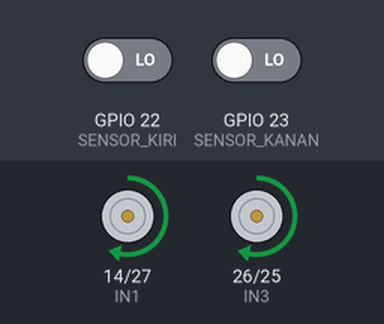
Bench run of a sketch on a simulated ESP32. Shown: motor-driver pin pairs drawn as motors (green arrow = first pin HIGH = forward, orange = second pin HIGH = backward, longer = more drive, scaled by the enable pin). The inputs (shaded band) are chosen by the test bench; at power-on: GPIO 22 (SENSOR_KIRI) LOW, GPIO 23 (SENSOR_KANAN) LOW.

Above: at 3.2 s.
3.3 s: GPIO 22 (SENSOR_KIRI) driven HIGH
At 4.5 s:
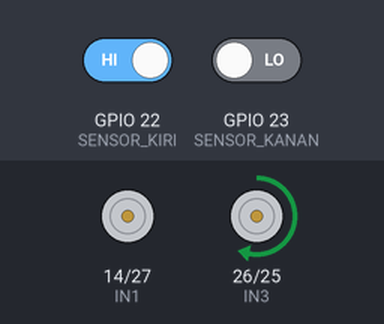
4.8 s: GPIO 22 (SENSOR_KIRI) driven LOW
At 5.7 s:
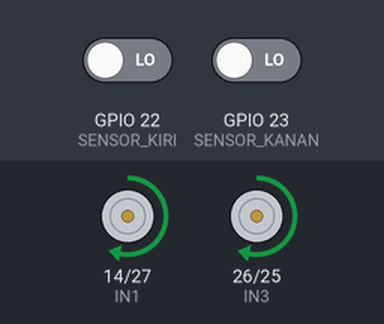
6.3 s: GPIO 23 (SENSOR_KANAN) driven HIGH
At 6.8 s:
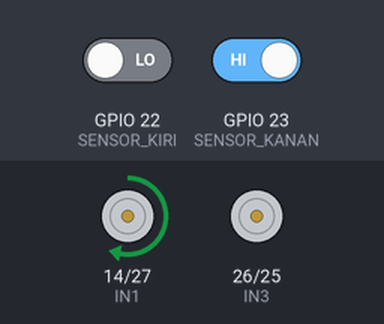
7.8 s: GPIO 23 (SENSOR_KANAN) driven LOW
At 9.1 s:
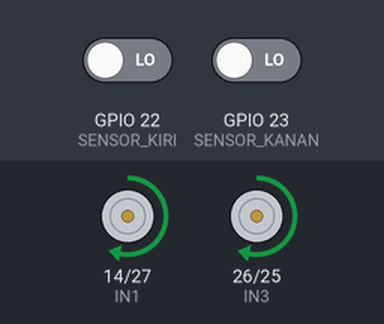
Timing chart, 0 to 10.3 s (numbered marks = the images above; inputs shaded):
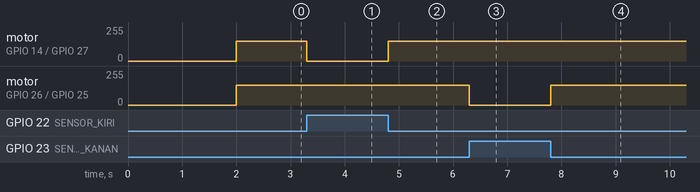

The sketch:

main.ino
```cpp
// --- PIN MOTOR DRIVER L298N KE ESP32 ---
const int ENA = 13; // D13 - PWM Kecepatan Motor Kiri
const int IN1 = 14; // D14 - Arah Motor Kiri
const int IN2 = 27; // D27 - Arah Motor Kiri

const int IN3 = 26; // D26 - Arah Motor Kanan
const int IN4 = 25; // D25 - Arah Motor Kanan
const int ENB = 33; // D33 - PWM Kecepatan Motor Kanan

// --- PIN SENSOR GARIS ---
const int SENSOR_KIRI   = 22; // D22
const int SENSOR_KANAN  = 23; // D23
// const int SENSOR_TENGAH = 35; // D35 - Sensor Tengah (input only)

// --- PENGATURAN SENSOR ---
// true  = sensor membaca HIGH saat di atas garis
// false = sensor membaca LOW saat di atas garis
const bool GARIS_TERBACA_HIGH = true;

// --- KECEPATAN MOTOR (0-255, negatif = mundur) ---
const int KECEPATAN_MAJU   = 150; // Kecepatan lurus
const int BELOK_LUAR       = 150; // Motor sisi luar saat belok
const int BELOK_DALAM      = 0; // Motor sisi dalam saat belok (negatif = mundur biar tajam)

const bool DEBUG = false; // true = tampilkan status sensor di Serial Monitor

void setup() {
  Serial.begin(115200);

  // Motor
  pinMode(ENA, OUTPUT);
  pinMode(IN1, OUTPUT);
  pinMode(IN2, OUTPUT);
  pinMode(IN3, OUTPUT);
  pinMode(IN4, OUTPUT);
  pinMode(ENB, OUTPUT);

  // Sensor
  pinMode(SENSOR_KIRI, INPUT);
  // pinMode(SENSOR_TENGAH, INPUT);
  pinMode(SENSOR_KANAN, INPUT);

  berhenti();
  delay(2000); // Jeda awal 2 detik sebelum robot bergerak
}

void loop() {
  bool kiriGaris  = terdeteksiGaris(SENSOR_KIRI);
  bool kananGaris = terdeteksiGaris(SENSOR_KANAN);

  if (DEBUG) {
    Serial.printf("Kiri: %d | Kanan: %d\n", kiriGaris, kananGaris);
  }

  if (!kiriGaris && !kananGaris) {
    // Garis ada di tengah -> lurus
    gerak(KECEPATAN_MAJU, KECEPATAN_MAJU);
  }
  else if (kiriGaris && !kananGaris) {
    // Garis menyimpang ke kiri -> belok kiri
    gerak(BELOK_DALAM, BELOK_LUAR);
  }
  else if (!kiriGaris && kananGaris) {
    // Garis menyimpang ke kanan -> belok kanan
    gerak(BELOK_LUAR, BELOK_DALAM);
  }
  else {
    // Dua-duanya kena garis (persimpangan / garis tebal) -> lurus pelan
    gerak(KECEPATAN_MAJU, KECEPATAN_MAJU);
  }
}

// ==========================================
//            FUNGSI SENSOR GARIS
// ==========================================
bool terdeteksiGaris(int pin) {
  int nilai = digitalRead(pin);
  return GARIS_TERBACA_HIGH ? (nilai == HIGH) : (nilai == LOW);
}

// ==========================================
//            FUNGSI KONTROL MOTOR
// ==========================================
// kecepatan: -255 s/d 255 (positif = maju, negatif = mundur, 0 = berhenti)
void gerak(int kiri, int kanan) {
  kiri  = constrain(kiri, -255, 255);
  kanan = constrain(kanan, -255, 255);

  // Motor kiri
  if (kiri > 0) {
    digitalWrite(IN1, HIGH);
    digitalWrite(IN2, LOW);
  } else if (kiri < 0) {
    digitalWrite(IN1, LOW);
    digitalWrite(IN2, HIGH);
  } else {
    digitalWrite(IN1, LOW);
    digitalWrite(IN2, LOW);
  }
  analogWrite(ENA, abs(kiri));

  // Motor kanan
  if (kanan > 0) {
    digitalWrite(IN3, HIGH);
    digitalWrite(IN4, LOW);
  } else if (kanan < 0) {
    digitalWrite(IN3, LOW);
    digitalWrite(IN4, HIGH);
  } else {
    digitalWrite(IN3, LOW);
    digitalWrite(IN4, LOW);
  }
  analogWrite(ENB, abs(kanan));
}

void berhenti() {
  gerak(0, 0);
}
```

Measured:
- after the input at 3.3 s, motor on GPIO 14 (IN1) / GPIO 27 (IN2): forward 150/255 → stopped at once
- after the input at 4.8 s, motor on GPIO 14 (IN1) / GPIO 27 (IN2): stopped → forward 150/255 at once
- after the input at 6.3 s, motor on GPIO 26 (IN3) / GPIO 25 (IN4): forward 150/255 → stopped at once
- after the input at 7.8 s, motor on GPIO 26 (IN3) / GPIO 25 (IN4): stopped → forward 150/255 at once
